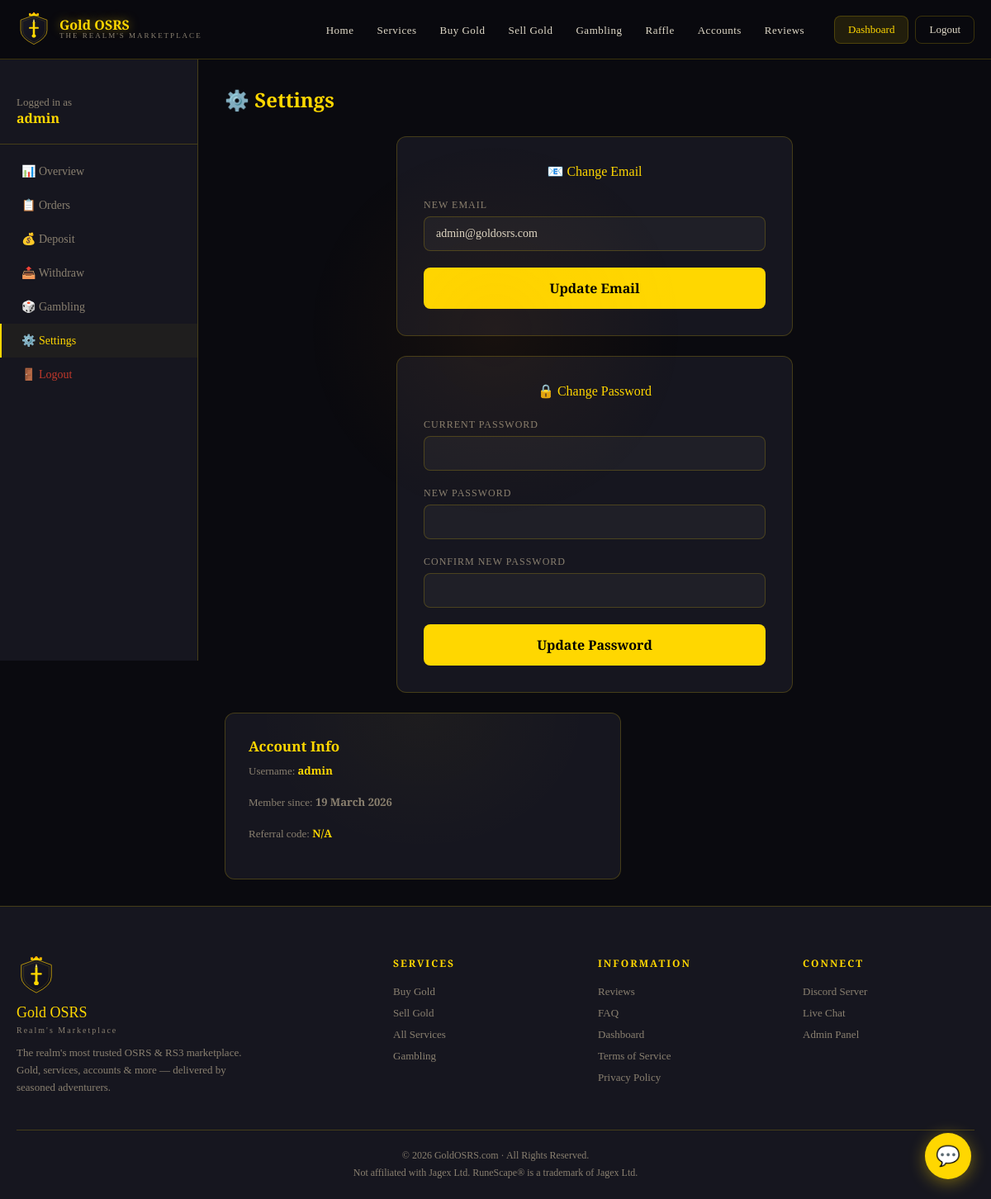
The page /settings.php (signed in) on the database its author committed.
### tables this page shows
CREATE TABLE IF NOT EXISTS `users` (
  `id`                  INT          AUTO_INCREMENT PRIMARY KEY,
  `username`            VARCHAR(32)  NOT NULL UNIQUE,
  `email`               VARCHAR(255) NOT NULL UNIQUE,
  `password`            VARCHAR(255) NOT NULL,
  `balance_osrs`        BIGINT       DEFAULT 0 COMMENT 'GP millions',
  `balance_rs3`         BIGINT       DEFAULT 0,
  `role`                ENUM('user','admin') DEFAULT 'user',
  `btc_deposit_address` VARCHAR(100) DEFAULT NULL,
  `referral_code`       VARCHAR(16)  DEFAULT NULL,
  `referred_by`         INT          DEFAULT NULL,
  `email_verified`      TINYINT(1)   DEFAULT 0,
  `verification_token`  VARCHAR(64)  DEFAULT NULL,
  `reset_token`         VARCHAR(64)  DEFAULT NULL,
  `reset_expires`       DATETIME     DEFAULT NULL,
  `login_streak`        INT          DEFAULT 0,
  `last_login`          DATE         DEFAULT NULL,
  `created_at`          TIMESTAMP    DEFAULT CURRENT_TIMESTAMP,
  KEY `idx_email`    (`email`),
  KEY `idx_username` (`username`)
);

### lib/functions.php (called while the page is built, shortened)
<?php
function bootstrap(): void {
    require_once __DIR__ . '/db.php';
}
function h(string $s): string {
    return htmlspecialchars($s, ENT_QUOTES | ENT_SUBSTITUTE, 'UTF-8');
}
function is_logged_in(): bool {
    return !empty($_SESSION['user_id']);
}
function current_user(): ?array {
    static $cached = null;
    if ($cached) return $cached;
    $cached = db_one('SELECT * FROM users WHERE id=?', 'i', $_SESSION['user_id']);
    return $cached;
}

### lib/db.php (called while the page is built, shortened)
<?php
$_db_conn = null;
function db(): mysqli {
    global $_db_conn;
    if ($_db_conn instanceof mysqli && $_db_conn->ping()) {
        return $_db_conn;
    }
    $conn = new mysqli(DB_HOST, DB_USER, DB_PASS, DB_NAME);
    $conn->set_charset('utf8mb4');
    return $conn;
}
function dbq(string $sql, string $types = '', ...$params): mysqli_stmt|bool {
    $stmt = db()->prepare($sql);
    if ($types && $params) {
        $stmt->bind_param($types, ...$params);
    }
    $stmt->execute();
    return $stmt;
}
function db_one(string $sql, string $types = '', ...$params): ?array {
    $stmt = dbq($sql, $types, ...$params);
    $result = $stmt->get_result();
    return ($result && $result->num_rows > 0) ? $result->fetch_assoc() : null;
}

### settings.php (the view, shortened to what this page needs)
<?php
require_once __DIR__ . '/lib/functions.php';
require_once __DIR__ . '/includes/header.php';
?>
<main class="page-content">
<div class="dash-layout">
  <aside class="dash-sidebar">
    <div style="padding:20px;border-bottom:1px solid var(--border);margin-bottom:12px"><div style="font-size:13px;color:var(--text-muted)">Logged in as</div><div style="color:var(--gold);font-weight:700;font-size:16px"><?= h($user['username']) ?></div></div>
    <nav class="dash-nav">
      <a href="/dashboard.php">📊 Overview</a>
      <a href="/history.php">📋 Orders</a>
      <a href="/deposit.php">💰 Deposit</a>
      <a href="/withdraw.php">📤 Withdraw</a>
      <a href="/gambling.php">🎲 Gambling</a>
      <a href="/settings.php" class="active">⚙️ Settings</a>
      <a href="/logout.php" style="color:var(--red)">🚪 Logout</a>
    </nav>
  </aside>
  <div class="dash-main">
    <div class="dash-header"><h1>⚙️ Settings</h1></div>
    <div class="form-wrap mb-24" style="max-width:480px;margin-bottom:24px">
      <div class="form-title" style="font-size:16px">📧 Change Email</div>
      <form method="POST">
        <div class="form-group"><label>New Email</label><input type="email" name="email" value="<?= h($user['email']) ?>" required></div>
        <button type="submit" class="btn-primary btn-full">Update Email</button>
      </form>
    </div>
    <div class="form-wrap" style="max-width:480px">
      <div class="form-title" style="font-size:16px">🔒 Change Password</div>
      <form method="POST">
        <div class="form-group"><label>Current Password</label><input type="password" name="current_password" required></div>
        <div class="form-group"><label>New Password</label><input type="password" name="new_password" minlength="6" required></div>
        <div class="form-group"><label>Confirm New Password</label><input type="password" name="confirm_password" required></div>
        <button type="submit" class="btn-primary btn-full">Update Password</button>
      </form>
    </div>
    <div class="card mt-24" style="max-width:480px">
      <h3>Account Info</h3>
      <p class="text-muted mt-8" style="font-size:13px">Username: <strong class="text-gold"><?= h($user['username']) ?></strong></p>
      <p class="text-muted" style="font-size:13px">Member since: <strong><?= date('d F Y', strtotime($user['created_at'])) ?></strong></p>
      <p class="text-muted" style="font-size:13px">Referral code: <strong class="text-gold"><?= h($user['referral_code'] ?? 'N/A') ?></strong></p>
    </div>
  </div>
</div>
</main>
<?php require_once __DIR__ . '/includes/footer.php'; ?>

### assets/css/style.css (style rules this page uses)
:root { --gold: #ffd700; --gold-light: #ffe566; --gold-dark: #b8960c; --amber: #ff8c00; --bg-dark: #0a0a0f; --bg-mid: #111118; --bg-card: #16161f; --bg-card2: #1a1a26; --border: rgba(255,215,0,0.2); --border-hover: rgba(255,215,0,0.5); --text: #e0d9c8; --text-muted: #8a8070; --red: #c0392b; --green: #27ae60; --radius: 8px; --shadow-gold: 0 0 20px rgba(255,215,0,0.15); --nav-h: 72px; }
*, *::before, *::after { box-sizing: border-box; margin: 0; padding: 0; }
html { scroll-behavior: smooth; font-size: 16px; }
body { background: var(--bg-dark); color: var(--text); font-family: 'Cinzel', Georgia, serif; min-height: 100vh; overflow-x: hidden; cursor: url('/assets/images/cursor.svg') 4 4, auto; }
main, .page-content { padding-top: var(--nav-h); }
.btn-primary { padding: 14px 28px; border-radius: var(--radius); background: var(--gold); color: #000; font-weight: 700; font-size: 15px; font-family: 'Cinzel', serif; text-decoration: none; border: none; cursor: pointer; transition: all 0.2s; display: inline-block; }
.card { background: var(--bg-card); border: 1px solid var(--border); border-radius: 12px; padding: 28px; transition: border-color 0.2s, box-shadow 0.2s, transform 0.2s; position: relative; overflow: hidden; }
.card::before { content: ''; position: absolute; inset: 0; background: radial-gradient(ellipse at top, rgba(255,215,0,0.03), transparent 60%); pointer-events: none; }
.card h3 { font-family: 'Cinzel', serif; font-size: 17px; color: var(--gold); margin-bottom: 6px; }
.card p { color: var(--text-muted); font-size: 13px; line-height: 1.6; margin-bottom: 16px; }
.form-wrap { background: var(--bg-card); border: 1px solid var(--border); border-radius: 12px; padding: 32px; max-width: 640px; margin: 0 auto; }
.form-title { font-family: 'Cinzel Decorative', serif; font-size: 20px; color: var(--gold); margin-bottom: 24px; text-align: center; }
.form-group { margin-bottom: 20px; }
.form-group label { display: block; font-size: 12px; letter-spacing: 1px; text-transform: uppercase; color: var(--text-muted); margin-bottom: 6px; }
.form-group input, .form-group select, .form-group textarea { width: 100%; padding: 12px 14px; background: rgba(255,255,255,0.04); border: 1px solid var(--border); border-radius: var(--radius); color: var(--text); font-family: 'Cinzel', serif; font-size: 14px; transition: border-color 0.2s; outline: none; }
.btn-full { width: 100%; padding: 14px; font-size: 16px; }
.dash-layout { display: grid; grid-template-columns: 240px 1fr; min-height: calc(100vh - var(--nav-h)); }
.dash-sidebar { background: var(--bg-card); border-right: 1px solid var(--border); padding: 24px 0; position: sticky; top: var(--nav-h); height: calc(100vh - var(--nav-h)); overflow-y: auto; }
.dash-nav a { display: flex; align-items: center; gap: 10px; padding: 12px 24px; color: var(--text-muted); text-decoration: none; font-size: 14px; transition: all 0.2s; border-left: 2px solid transparent; }
.dash-nav a:hover, .dash-nav a.active { color: var(--gold); border-left-color: var(--gold); background: rgba(255,215,0,0.04); }
.dash-main { padding: 32px; }
.dash-header { margin-bottom: 28px; }
.dash-header h1 { font-family: 'Cinzel Decorative', serif; font-size: 24px; color: var(--gold); }
.text-gold { color: var(--gold); }
.text-muted { color: var(--text-muted); }
.mt-8 { margin-top: 8px; }
.mt-24 { margin-top: 24px; }
.mb-24 { margin-bottom: 24px; }

### rows shown on the page
users: username "admin", email "admin@goldosrs.com", created_at "19 March 2026", referral_code "N/A"
